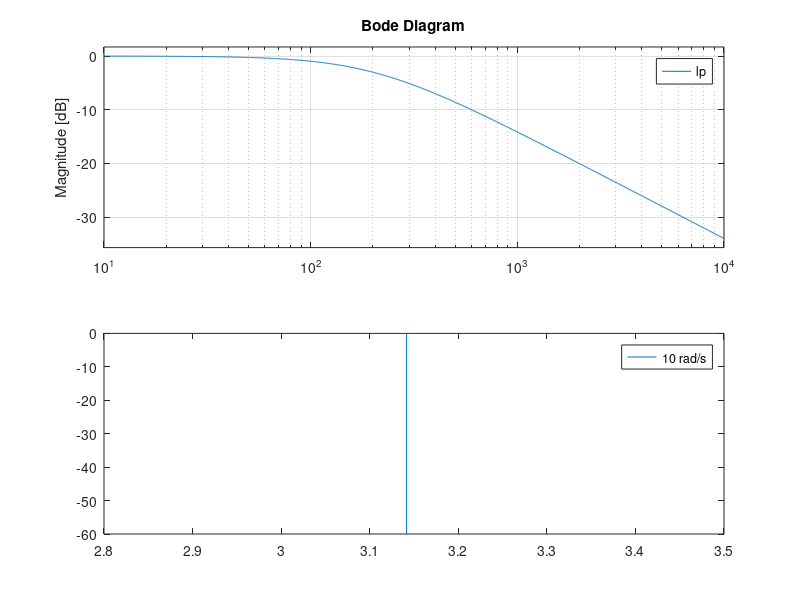

MATLAB code for this plot:
clear; clc; close all;
wc = [10,20,30,50,100,150,200];%Cutoff Frequency in [rad/s]
figure()
hold on
for j = 1: length(wc)
    lp = tf([wc(j)], [1,wc(j)]);
    bode(lp);
end
plot([pi,pi],[0,-60]);
legend('10 rad/s','20 rad/s','30 rad/s','50 rad/s',...
    '100 rad/s','150 rad/s','200 rad/s','Control Signal',...
    'Location','best');
